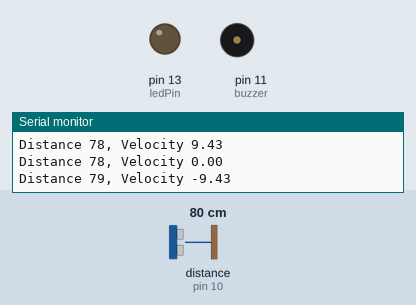
This sketch was run on a simulated Arduino Uno, built with avr-gcc and run on an emulated ATmega328P. On the bench: output pins drawn as LEDs (lit = HIGH), buzzer (waves = sounding, pin HIGH), the last lines printed to the serial monitor. Wiring (inferred from the names in the program): ultrasonic range finder: trigger pin 9; echo pin 10. The test bench sets the inputs (shaded band); at power-on: distance to the obstacle (sensor on pin 10) 80 cm. The echo pulse lasts 58.3 µs per cm; pins used as bus, display or sensor lines are not drawn.

Above: at 1.2 s.
1.3 s: distance to the obstacle (sensor on pin 10) set to 8 cm
2.8 s: distance to the obstacle (sensor on pin 10) set to 5 cm
At 3.7 s:
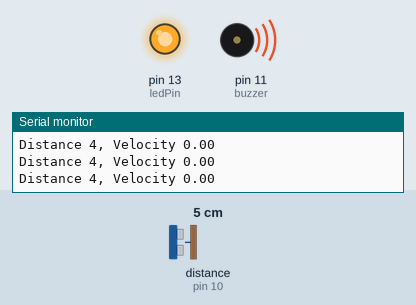
4.3 s: distance to the obstacle (sensor on pin 10) set to 9 cm
At 5.7 s:
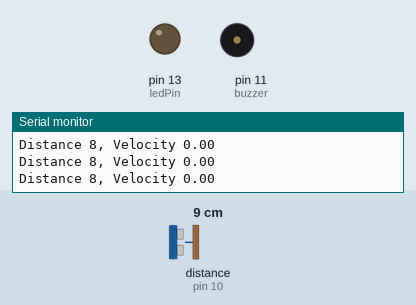
Timing chart, 0 to 7.3 s (numbered marks = the images above; inputs shaded):
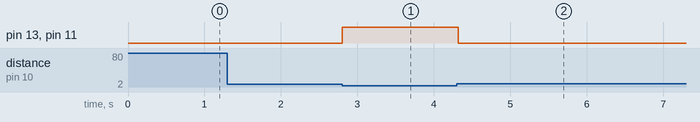

The sketch:

arduino.ino
```cpp
// defines pins numbers
const int trigPin = 9;
const int echoPin = 10;
const int buzzer = 11;
const int ledPin = 13;

// defines variables
long duration;
int distance;
int safetyDistance;
int prevDistance = 0;
unsigned long prevTime;
unsigned long currentTime;
float velocity;

void setup() {
  pinMode(trigPin, OUTPUT);  // Sets the trigPin as an Output
  pinMode(echoPin, INPUT);   // Sets the echoPin as an Input
  pinMode(buzzer, OUTPUT);
  pinMode(ledPin, OUTPUT);
  Serial.begin(9600);  // Starts the serial communication
  prevTime = millis(); // Initialize the previous time
}

void loop() {
  // Clears the trigPin
  digitalWrite(trigPin, LOW);
  delayMicroseconds(2);

  // Sets the trigPin on HIGH state for 10 micro seconds
  digitalWrite(trigPin, HIGH);
  delayMicroseconds(10);
  digitalWrite(trigPin, LOW);

  // Reads the echoPin, returns the sound wave travel time in microseconds
  duration = pulseIn(echoPin, HIGH);

  // Calculating the distance
  distance = duration * 0.034 / 2;

  // Calculate the time difference
  currentTime = millis();
  unsigned long timeDiff = currentTime - prevTime;

  // Calculate the velocity (change in distance over time in cm/ms converted to cm/s)
  velocity = (prevDistance - distance) / (timeDiff / 1000.0);

  // Update previous distance and time for the next calculation
  prevDistance = distance;
  prevTime = currentTime;

  // Set the safety distance threshold and control the buzzer and LED
  safetyDistance = distance;
  if (safetyDistance <= 5) {
    digitalWrite(buzzer, HIGH);
    digitalWrite(ledPin, HIGH);
  } else {
    digitalWrite(buzzer, LOW);
    digitalWrite(ledPin, LOW);
  }

  // Prints the distance and velocity on the Serial Monitor
  Serial.print("Distance ");
  Serial.print(distance);
  Serial.print(", Velocity ");
  Serial.println(velocity);

  // Add a short delay to avoid flooding the serial monitor and to give more accurate readings
  delay(100);
}
```

Measured:
- the behaviour switches between 7 and 6 cm on distance to the obstacle (sensor on pin 10) (found by bisection; images 0 and 1)
- after the input at 2.8 s, pin 13 (ledPin), pin 11 (buzzer): LOW → HIGH at once
- after the input at 4.3 s, pin 13 (ledPin), pin 11 (buzzer): HIGH → LOW at once
